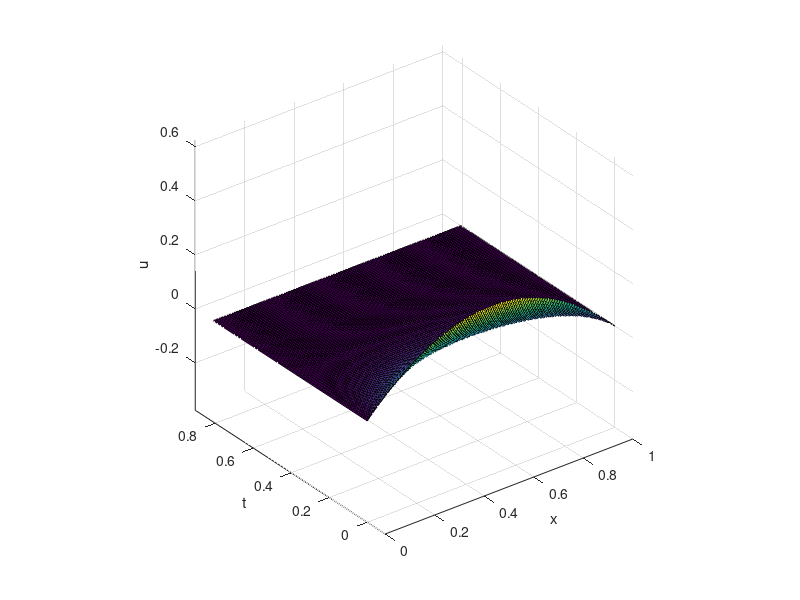

The MATLAB script that drew this image:
close,clear,clc
l = 1;
b = 1;
a = 1;
n = 100;
x = 0:0.01 * l:l;
t = 0:0.01 * 8 * (l / a / pi)^2:8 * (l / a / pi)^2;
u = 0;
[X,T] = meshgrid(x,t);
C = zeros(n,1);
for k = 1:n
    C(k) = 4 * b / k^3 / pi^3 * (1 - (-1)^k);
    u = u + C(k) * exp(-(k * a * pi / l)^2 * T) .* sin(k * pi / l * X);
end
surf(X,T,u);
xlabel('x');
ylabel('t');
zlabel('u');
axis equal;